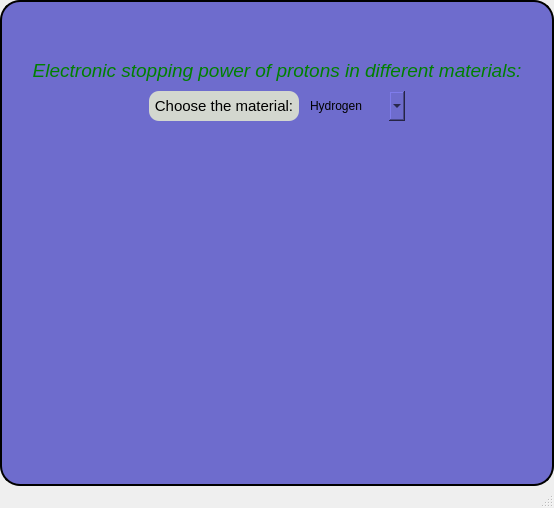
<?xml version="1.0" encoding="UTF-8"?>
<ui version="4.0">
 <class>MainWindow</class>
 <widget class="QMainWindow" name="MainWindow">
  <property name="geometry">
   <rect>
    <x>0</x>
    <y>0</y>
    <width>554</width>
    <height>462</height>
   </rect>
  </property>
  <property name="windowTitle">
   <string>MainWindow</string>
  </property>
  <property name="autoFillBackground">
   <bool>false</bool>
  </property>
  <property name="styleSheet">
   <string notr="true"/>
  </property>
  <widget class="QWidget" name="centralwidget">
   <property name="styleSheet">
    <string notr="true">background-color: rgb(110, 108, 205);
border-radius: 20px;
border: 2px solid black;</string>
   </property>
   <layout class="QVBoxLayout" name="verticalLayout">
    <item>
     <spacer name="verticalSpacer_5">
      <property name="orientation">
       <enum>Qt::Vertical</enum>
      </property>
      <property name="sizeHint" stdset="0">
       <size>
        <width>20</width>
        <height>40</height>
       </size>
      </property>
     </spacer>
    </item>
    <item>
     <layout class="QVBoxLayout" name="verticalLayout_2">
      <item>
       <layout class="QHBoxLayout" name="horizontalLayout_2">
        <item>
         <spacer name="horizont3">
          <property name="orientation">
           <enum>Qt::Horizontal</enum>
          </property>
          <property name="sizeHint" stdset="0">
           <size>
            <width>40</width>
            <height>20</height>
           </size>
          </property>
         </spacer>
        </item>
        <item>
         <widget class="QToolButton" name="exitButton">
          <property name="enabled">
           <bool>true</bool>
          </property>
          <property name="sizePolicy">
           <sizepolicy hsizetype="Fixed" vsizetype="Fixed">
            <horstretch>0</horstretch>
            <verstretch>0</verstretch>
           </sizepolicy>
          </property>
          <property name="minimumSize">
           <size>
            <width>40</width>
            <height>40</height>
           </size>
          </property>
          <property name="maximumSize">
           <size>
            <width>40</width>
            <height>40</height>
           </size>
          </property>
          <property name="styleSheet">
           <string notr="true">border: 0 px;
border-radius: 5px;</string>
          </property>
          <property name="text">
           <string/>
          </property>
         </widget>
        </item>
       </layout>
      </item>
      <item>
       <spacer name="verticalSpacer">
        <property name="orientation">
         <enum>Qt::Vertical</enum>
        </property>
        <property name="sizeHint" stdset="0">
         <size>
          <width>20</width>
          <height>40</height>
         </size>
        </property>
       </spacer>
      </item>
      <item>
       <spacer name="verticalSpacer_3">
        <property name="orientation">
         <enum>Qt::Vertical</enum>
        </property>
        <property name="sizeHint" stdset="0">
         <size>
          <width>20</width>
          <height>40</height>
         </size>
        </property>
       </spacer>
      </item>
      <item>
       <layout class="QHBoxLayout" name="horizontalLayout_4">
        <item>
         <widget class="QLabel" name="label_2">
          <property name="minimumSize">
           <size>
            <width>0</width>
            <height>30</height>
           </size>
          </property>
          <property name="font">
           <font>
            <pointsize>14</pointsize>
            <italic>true</italic>
           </font>
          </property>
          <property name="styleSheet">
           <string notr="true">border: 0px;
color: green;</string>
          </property>
          <property name="text">
           <string>Electronic stopping power of protons in different materials:</string>
          </property>
          <property name="alignment">
           <set>Qt::AlignCenter</set>
          </property>
         </widget>
        </item>
       </layout>
      </item>
      <item>
       <spacer name="verticalSpacer_4">
        <property name="orientation">
         <enum>Qt::Vertical</enum>
        </property>
        <property name="sizeType">
         <enum>QSizePolicy::Expanding</enum>
        </property>
        <property name="sizeHint" stdset="0">
         <size>
          <width>20</width>
          <height>40</height>
         </size>
        </property>
       </spacer>
      </item>
      <item>
       <layout class="QHBoxLayout" name="horizontalLayout">
        <item>
         <layout class="QHBoxLayout" name="horizontalLayout_3">
          <item>
           <spacer name="horizontalSpacer">
            <property name="orientation">
             <enum>Qt::Horizontal</enum>
            </property>
            <property name="sizeHint" stdset="0">
             <size>
              <width>40</width>
              <height>20</height>
             </size>
            </property>
           </spacer>
          </item>
          <item>
           <widget class="QLabel" name="label">
            <property name="enabled">
             <bool>true</bool>
            </property>
            <property name="minimumSize">
             <size>
              <width>150</width>
              <height>30</height>
             </size>
            </property>
            <property name="maximumSize">
             <size>
              <width>150</width>
              <height>30</height>
             </size>
            </property>
            <property name="font">
             <font>
              <pointsize>11</pointsize>
              <italic>false</italic>
             </font>
            </property>
            <property name="styleSheet">
             <string notr="true">QLabel#label {
  border: 0 px;
  border-radius: 10px;
  background-color: rgb(211, 215, 207);
}
</string>
            </property>
            <property name="text">
             <string>Choose the material:</string>
            </property>
            <property name="alignment">
             <set>Qt::AlignCenter</set>
            </property>
           </widget>
          </item>
          <item>
           <widget class="QComboBox" name="comboBox">
            <property name="minimumSize">
             <size>
              <width>100</width>
              <height>30</height>
             </size>
            </property>
            <property name="maximumSize">
             <size>
              <width>100</width>
              <height>30</height>
             </size>
            </property>
            <property name="styleSheet">
             <string notr="true">border: 0 px;</string>
            </property>
            <item>
             <property name="text">
              <string>Hydrogen</string>
             </property>
            </item>
            <item>
             <property name="text">
              <string>Titanium</string>
             </property>
            </item>
           </widget>
          </item>
          <item>
           <spacer name="horizontalSpacer_2">
            <property name="orientation">
             <enum>Qt::Horizontal</enum>
            </property>
            <property name="sizeHint" stdset="0">
             <size>
              <width>40</width>
              <height>20</height>
             </size>
            </property>
           </spacer>
          </item>
         </layout>
        </item>
       </layout>
      </item>
      <item>
       <layout class="QVBoxLayout" name="verticalLayout_3">
        <item>
         <widget class="QCustomPlot" name="widget" native="true">
          <property name="minimumSize">
           <size>
            <width>0</width>
            <height>350</height>
           </size>
          </property>
          <property name="maximumSize">
           <size>
            <width>16777215</width>
            <height>16777215</height>
           </size>
          </property>
          <property name="styleSheet">
           <string notr="true">border: 0px;
border-radius: 10px;</string>
          </property>
         </widget>
        </item>
       </layout>
      </item>
      <item>
       <spacer name="verticalSpacer_2">
        <property name="orientation">
         <enum>Qt::Vertical</enum>
        </property>
        <property name="sizeHint" stdset="0">
         <size>
          <width>20</width>
          <height>40</height>
         </size>
        </property>
       </spacer>
      </item>
     </layout>
    </item>
    <item>
     <spacer name="verticalSpacer_6">
      <property name="orientation">
       <enum>Qt::Vertical</enum>
      </property>
      <property name="sizeHint" stdset="0">
       <size>
        <width>20</width>
        <height>40</height>
       </size>
      </property>
     </spacer>
    </item>
   </layout>
  </widget>
  <widget class="QMenuBar" name="menubar">
   <property name="geometry">
    <rect>
     <x>0</x>
     <y>0</y>
     <width>554</width>
     <height>22</height>
    </rect>
   </property>
  </widget>
  <widget class="QStatusBar" name="statusbar">
   <property name="autoFillBackground">
    <bool>true</bool>
   </property>
  </widget>
 </widget>
 <customwidgets>
  <customwidget>
   <class>QCustomPlot</class>
   <extends>QWidget</extends>
   <header location="global">qcustomplot.h</header>
   <container>1</container>
  </customwidget>
 </customwidgets>
 <tabstops>
  <tabstop>comboBox</tabstop>
 </tabstops>
 <resources/>
 <connections/>
</ui>
